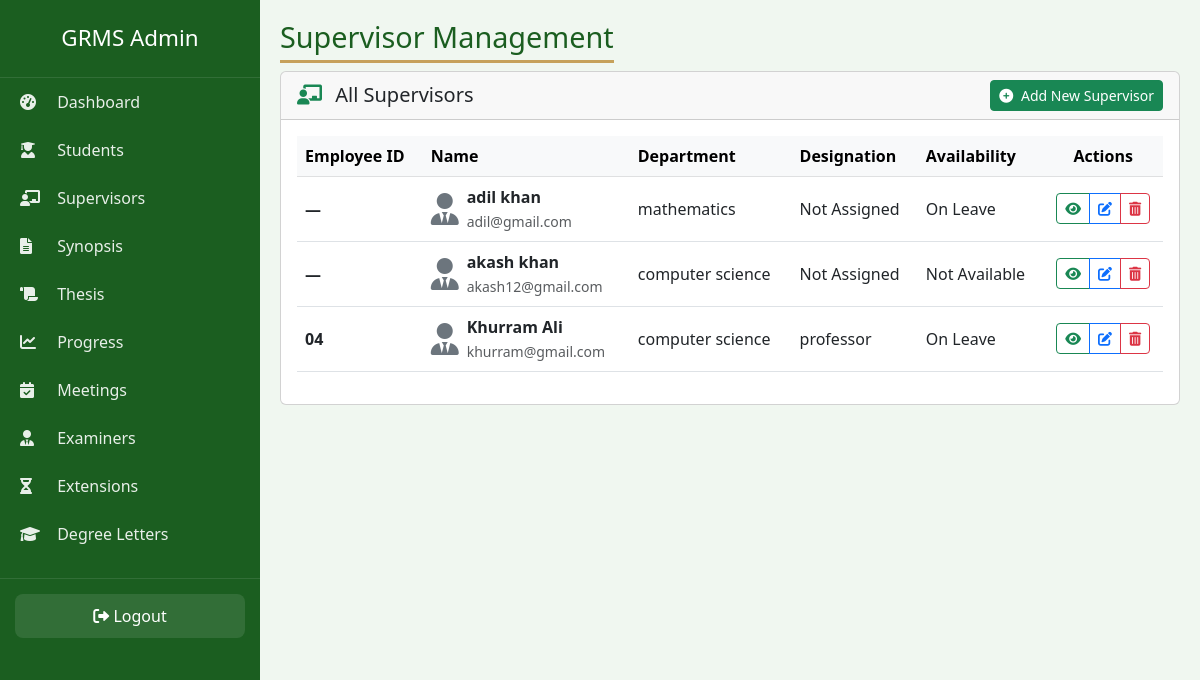
The app's page /admin-panel-2026-secure/supervisors/ (signed in) with its own data.
### accounts/models.py (models this page shows, shortened)
class Supervisor(models.Model):
    AVAILABILITY = (
        ('Available', 'Available'),
        ('Not Available', 'Not Available'),
        ('On Leave', 'On Leave'),
    )
    user = models.OneToOneField(User, on_delete=models.CASCADE, related_name='supervisor_profile')
    employee_id = models.CharField(max_length=30, unique=True, blank=True, null=True)
    department = models.CharField(max_length=100)
    designation = models.CharField(max_length=50)
    availability_status = models.CharField(max_length=20, choices=AVAILABILITY, default='Available')
    max_students = models.IntegerField(default=5)

### accounts/views.py (the view)
# urls.py: path('admin-panel-2026-secure/supervisors/', views.admin_supervisor_list, name='admin_supervisor_list'),
@login_required
@user_passes_test(is_admin)
def admin_supervisor_list(request):
    supervisors = Supervisor.objects.select_related('user').all()
    return render(request, 'admin/supervisor/list.html', {'supervisors': supervisors})

### accounts/views.py (called while the page is built)
def is_admin(user):
    return user.is_superuser or user.groups.filter(name='Admin').exists()

### templates/admin/supervisor/list.html (shortened to what this page needs)
{% extends 'admin/base.html' %}
{% load static %}
{% block page_title %}Supervisor Management{% endblock %}
{% block content %}
<div class="card">
    <div class="card-header d-flex justify-content-between align-items-center">
        <h5 class="mb-0">
            <i class="fas fa-chalkboard-teacher text-success me-2"></i>
            All Supervisors
        </h5>
        <a href="{% url 'admin_supervisor_create' %}" class="btn btn-success btn-sm">
            <i class="fas fa-plus-circle me-1"></i> Add New Supervisor
        </a>
    </div>
    <div class="card-body">
        <div class="table-responsive">
            <table class="table table-hover align-middle">
                <thead class="table-light">
                    <tr>
                        <th>Employee ID</th>
                        <th>Name</th>
                        <th>Department</th>
                        <th>Designation</th>
                        <th>Availability</th>
                        <th class="text-center">Actions</th>
                    </tr>
                </thead>
                <tbody>
                    {% for sup in supervisors %}
                    <tr>
                        <td>
                            <span class="fw-semibold">{{ sup.employee_id|default:"—" }}</span>
                        </td>
                        <td>
                            <div class="d-flex align-items-center">
                                <i class="fas fa-user-tie fa-2x text-secondary me-2"></i>
                                <div>
                                    <strong>{{ sup.user.get_full_name }}</strong><br>
                                    <small class="text-muted">{{ sup.user.email }}</small>
                                </div>
                            </div>
                        </td>
                        <td>{{ sup.department }}</td>
                        <td>{{ sup.designation }}</td>
                        <td>
                            <span class="status-badge
                                {% if sup.availability_status == 'Available' %}badge-approved
                                {% elif sup.availability_status == 'Not Available' %}badge-pending
                                {% else %}badge-rejected{% endif %}">
                                {{ sup.availability_status }}
                            </span>
                        </td>
                        <td class="text-center">
                            <div class="btn-group btn-group-sm" role="group">
                                <a href="{% url 'admin_supervisor_detail' sup.id %}" class="btn btn-outline-success" title="View">
                                    <i class="fas fa-eye"></i>
                                </a>
                                <a href="{% url 'admin_supervisor_update' sup.id %}" class="btn btn-outline-primary" title="Edit">
                                    <i class="fas fa-edit"></i>
                                </a>
                                <a href="{% url 'admin_supervisor_delete' sup.id %}" class="btn btn-outline-danger" title="Delete">
                                    <i class="fas fa-trash-alt"></i>
                                </a>
                            </div>
                        </td>
                    </tr>
                    {% endfor %}
                </tbody>
            </table>
        </div>
    </div>
</div>
{% endblock %}

### templates/admin/base.html (style rules this page uses)
* { margin:0;padding:0;box-sizing:border-box; }
body { background:#f0f7f0;font-family:'Segoe UI',sans-serif; }

### records on screen
Supervisor: employee_id "—", user.get_full_name "adil khan", user.email "adil@gmail.com", department "mathematics", designation "Not Assigned", availability_status "On Leave"
Supervisor: employee_id "—", user.get_full_name "akash khan", user.email "akash12@gmail.com", department "computer science", designation "Not Assigned", availability_status "Not Available"
Supervisor: employee_id "04", user.get_full_name "Khurram Ali", user.email "khurram@gmail.com", department "computer science", designation "professor", availability_status "On Leave"
